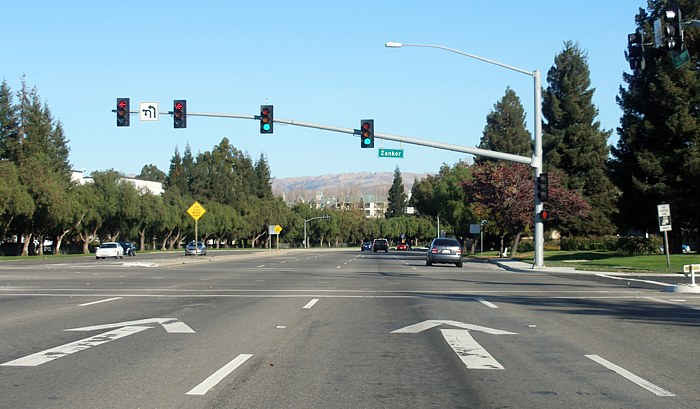
#> input picture lane.jpg, 700 x 409 px, found by its file name
$ python edge.py
#> lines starting #> are read from the running program, lines starting #| are printed output that depends on the picture; after the words box and inside, x2 and y2 are one past the last pixel; in counts of white or black regions, pixels touching at a corner belong together
import cv2
import imutils
import matplotlib

img=cv2.imread(r"C:\Users\Parents Gift\Desktop\roboAI\edge_detect\lane.jpg")
#> img is the input picture: shape (409, 700, 3); mean B, G, R 142.4, 140.2, 122.9
gray_img = cv2.cvtColor(img, cv2.COLOR_BGR2GRAY)
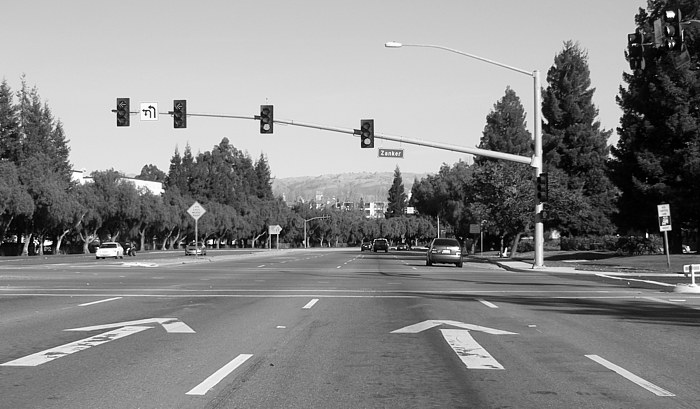
#> gray_img: shape (409, 700); min 0, max 255, mean 135.3
cv2.imshow("GrayImage", gray_img)
cv2.waitKey(0)

# [7 lines of commented-out code are left out]

Canny_3 = cv2.Canny(gray_img, 165,170)
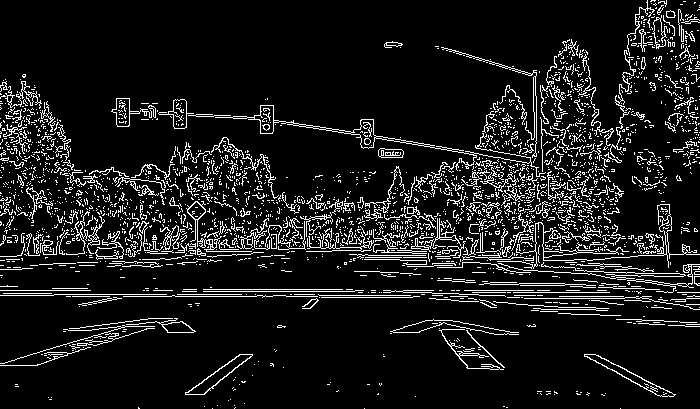
#> Canny_3: shape (409, 700); 9.9% white in thin lines or dots
cv2.imshow("high",Canny_3)
cv2.imwrite(r"C:\Users\Parents Gift\Desktop\roboAI\edge_detect\canny_lane.jpg",Canny_3)
cv2.waitKey(0)
